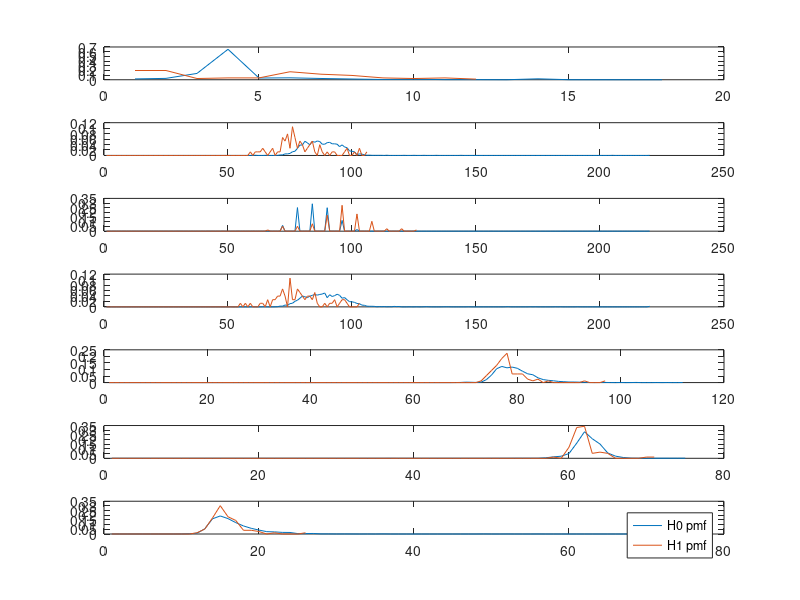
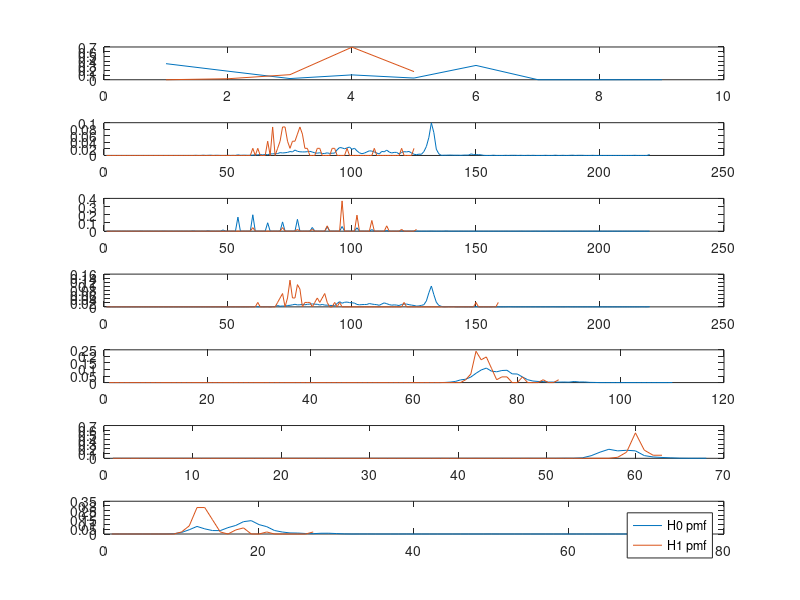
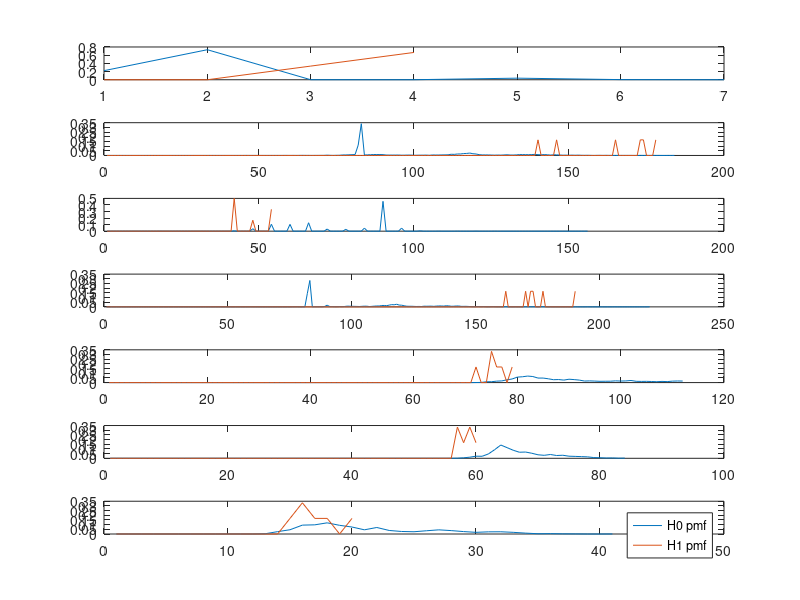
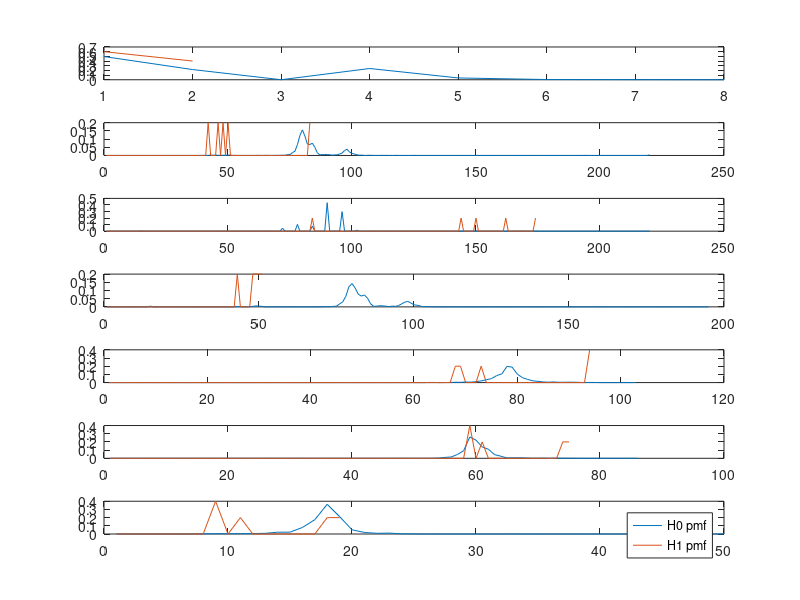

MATLAB code to generate these figures, in order: (Note: this script raises an error after producing the figures.)
close all;
clear all;

%%Task 0
%Load in data sets and make it readable.
dat1_const = load('1_a41178.mat');
dat2_const  = load('2_a42126.mat');
dat3_const = load('3_a40076.mat');
dat4_const = load('4_a40050.mat');
dat5_const = load('5_a41287.mat');
dat6_const = load('6_a41846.mat');
dat7_const = load('7_a41846.mat');
dat8_const = load('8_a42008.mat');
dat9_const = load('9_a41846.mat');

%put in array for simplification of data management
dat_array = [dat1_const, dat2_const, dat3_const, dat4_const, dat5_const, dat6_const, dat7_const, dat8_const, dat9_const];

%X_length: stores number of data points per patient for data, training,
%test
all_length = zeros(1, 9);
training_length = zeros(1,9);
testing_length = zeros(1, 9);
for k = 1:9
    %store the number of elements to perform operations with
    all_length(k) = length(dat_array(k).all_data);
    training_length(k) = floor(all_length(k) * 2/3);
    testing_length(k) = all_length(k) - training_length(k);
    dat_array(k).all_data = floor(dat_array(k).all_data);
   
end

%initialize all data sets for permuatations
for k = 1:9
    train(k).all_data = dat_array(k).all_data(:,1:training_length(k));
    train(k).all_labels = dat_array(k).all_labels(:,1:training_length(k));
    test(k).all_data = dat_array(k).all_data(:, training_length(k)+1:all_length(k));
    test(k).all_labels = dat_array(k).all_labels(:, training_length(k)+1:all_length(k));
end
for k = 1:9
   for j = 1:7
      index1 = 1;
      index0 = 1;
      for i = 1: training_length(k)
          if(train(k).all_labels(1, i) == 1)
              train(k).goldens(j, index1) = train(k).all_data(j,i);
              index1 = index1 + 1;
          end
          if(train(k).all_labels(1, i) == 0)
              train(k).nongoldens(j,index0) = train(k).all_data(j,i);
              index0 = index0 + 1;
          end
      end
   end
end
%open a result file for printing things
fid = fopen('ECE313_Final_group5', 'w');
%completed: 5:55 AM
%update: 8:08 AM
%%Task 1
%a: Calculate prior probabilities of P(H1) an dP(H0)
for k = 1:9
    prior_H1(k) = sum(train(1).all_labels)/training_length(1);
    prior_H0(k) = 1 - prior_H1(k);
end
%b: construct likelihood matrices for each of the seven features

for k = 1:9
    figure;
    for j = 1:7
        likelyH1= tabulate(train(k).goldens(j,:));
            likelyH1(:,3) = likelyH1(:,3) / 100;
        likelyH0 = tabulate(train(k).nongoldens(j,:));
            likelyH0(:,3) = likelyH0(:,3) / 100;
        subplot(7, 1, j); 
        plot(likelyH0(:,3)); 
        hold on; 
        plot(likelyH1(:,3));
    end
    
    legend('H0 pmf', 'H1 pmf');
    
end
labels = {'MEAN AREA UNDER HEART BEAT', 'MEAN R TO R PEAK INTERVAL', 'NUMBER OF BEATS PER MINUTE', 'PEAK TO PEAK INTERVAL FOR BP','SYSTOLIC BP', 'DIASTOLIC BP', 'PULSE PRESSURE'}; 
for k = 1:9
    for j = 1:7
        percent_1st = 0;
        percent_2nd = 0;
        percent_3rd = 0;
        percent_4th = 0;
        index = 0;
        max1 = max(train(k).likelyH1(:,1)); 
        max2 = max(train(k).likelyH0(:,1));
        max_val = max(max1,max2);
        min1 = min(train(k).likelyH1(:,1)); 
        min2 = min(train(k).likelyH0(:,1));
        min_val = min(min1,min2);
        middle = floor((max_val - min_val)/2);
        first_quarter = floor((middle - min_val)/2);
        third_quarter = floor((max_val - middle)/2);
        i = 1;
        for i = 1:length(train(k).likelyH1)
           if (train(k).likelyH1(i,1) < first_quarter) 
                percent_1st = train(k).likelyH1(:,3) + percent_1st;
           elseif (train(k).likelyH1(i,1) < middle)
                percent_2nd = train(k).likelyH1(:,3) + percent_2nd;
           elseif (train(k).likelyH1(i,1) < third_quarter)
                percent_3rd = train(k).likelyH1(:,3) + percent_3rd;
           else
                percent_4th = train(k).likelyH1(:,3) + percent_4th;
           end
        end
    end
end
%c: show results by generating a seperate figure for each patient 
%c Executed in B
